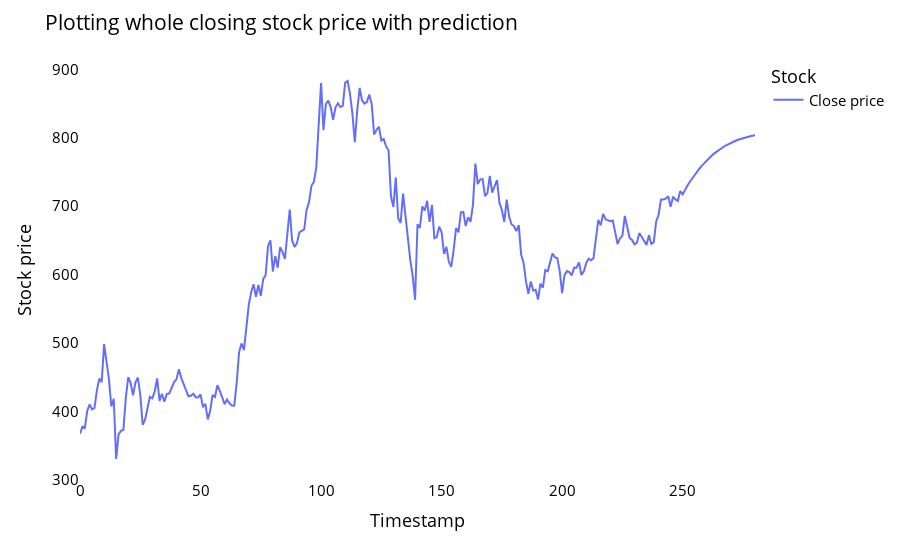

Source (notebook cell):
### Markdown cell above
# Plotting entire Closing Stock Price with next 30 days period of prediction

### Code cell
lstmdf=closedf.tolist()
lstmdf.extend((np.array(lst_output).reshape(-1,1)).tolist())
lstmdf=scaler.inverse_transform(lstmdf).reshape(1,-1).tolist()[0]

names = cycle(['Close price'])

fig = px.line(lstmdf,labels={'value': 'Stock price','index': 'Timestamp'})
fig.update_layout(title_text='Plotting whole closing stock price with prediction',
                  plot_bgcolor='white', font_size=15, font_color='black',legend_title_text='Stock')

fig.for_each_trace(lambda t:  t.update(name = next(names)))

fig.update_xaxes(showgrid=False)
fig.update_yaxes(showgrid=False)
fig.show()

### Figure 1 — Plotly figure (JSON) as saved in the notebook; plotly's stock layout.template omitted (floating-point values rounded to 4 significant figures; data arrays with more than 128 entries replaced by an {"elided": "..."} marker saying what was removed)
{"data": [{"hovertemplate": "variable=0<br>Timestamp=%{x}<br>Stock price=%{y}<extra></extra>", "legendgroup": "0", "line": {"color": "#636efa", "dash": "solid"}, "marker": {"symbol": "circle"}, "mode": "lines", "name": "Close price", "orientation": "v", "showlegend": true, "type": "scatter", "x": {"elided": "281 int values"}, "xaxis": "x", "y": {"elided": "281 float values"}, "yaxis": "y"}], "layout": {"autosize": true, "font": {"color": "black", "size": 15}, "legend": {"title": {"text": "Stock"}, "tracegroupgap": 0}, "margin": {"t": 60}, "plot_bgcolor": "white", "title": {"text": "Plotting whole closing stock price with prediction"}, "xaxis": {"anchor": "y", "autorange": true, "domain": [0, 1], "range": [0, 280], "showgrid": false, "title": {"text": "Timestamp"}, "type": "linear"}, "yaxis": {"anchor": "x", "autorange": true, "domain": [0, 1], "range": [299.5, 913.8], "showgrid": false, "title": {"text": "Stock price"}, "type": "linear"}}}
